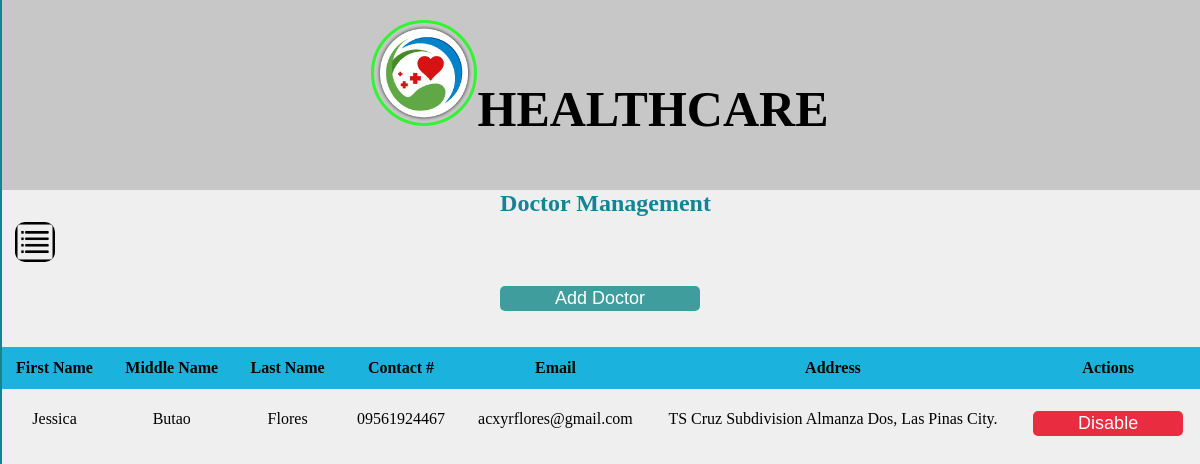
The app's page /admin/admindoctortable.php with its own data.
### tables this page shows
CREATE TABLE IF NOT EXISTS `tbl_doctor` (
  `doctor_id` int NOT NULL AUTO_INCREMENT,
  `d_firstname` varchar(80) NOT NULL,
  `d_midname` varchar(80) NOT NULL,
  `d_lastname` varchar(80) NOT NULL,
  `d_gender` varchar(100) NOT NULL,
  `d_bdate` date NOT NULL,
  `d_phone` varchar(11) NOT NULL,
  `d_email` varchar(80) NOT NULL,
  `d_address` varchar(80) NOT NULL,
  `d_username` varchar(80) NOT NULL,
  `d_password` varchar(80) NOT NULL,
  `d_photo` varchar(100) NOT NULL,
  PRIMARY KEY (`doctor_id`)
);

### admin/admindoctortable.php (the view, shortened to what this page needs)
<?php
	include_once('../connection/connection.php');
	$doctortable="SELECT * FROM tbl_doctor";
	$result=mysqli_query($conn, $doctortable);
?>
<html>
<head>
</head>
<link rel="stylesheet" type="text/css" href="../css/background.css">
<link rel="stylesheet" type="text/css" href="../css/biginter.css">
<link rel="stylesheet" type="text/css" href="../css/icons.css">
<link rel="stylesheet" type="text/css" href="../css/adminpanel.css">
<link rel="stylesheet" type="text/css" href="../css/scrollbar.css">
<link rel="stylesheet" type="text/css" href="../css/buttons.css">
<link rel="stylesheet" type="text/css" href="../css/protected.css">
<body oncontextmenu="return false;">
	<div class="adminheader">
		<center>
			<h1 class="adminheaderh3"><img class="clinic" src="../icons/healthcarelogo.png">Healthcare</h1>
		</center>
	</div>
	<div class="headerwhite">
		<h2>Doctor Management</h2>
	</div>
		<img class="dashboardicon" src="../icons/list.png" onclick="showdashboard()">
		<br><br><br>
		 <div id="dashboard" class="dashboard">
		 	 	<a class="aaa" href="updatehealthcare.php">Healthcare</a>
		 	 	<a class="aaa" href="updateabout.php">About Us</a>
		 	 	<a class="aaa" href="updatecontact.php">Contact Us</a>
		 	 	<a class="aaa" href="chatbotmanagement.php">Chatbot Management</a>
		 		<a class="aaa" href="adminadmintable.php">Administrator Management</a>
		 	 	<a class="aaa" href="admindoctortable.php">Doctor Management</a>
		 	 	<a class="aaa" href="adminpatienttable.php">Patient Management</a>
		 	 	<br>
		 	 	<br>
		 	 	<br>
		 	 	<br>
				<br>
		 </div>
		 <div>
		 		<center>
					<button class="Addadmin" onclick="parent.location='adminaddDoctor.php'">Add Doctor</button>
				</center>
					<br><br>
		 	<div>
		 		<table class="aamtbl2">
		 			<thead>
		 				<th>First Name</th>
		 				<th>Middle Name</th>
		 				<th>Last Name</th>
		 				<th>Contact #</th>
		 				<th>Email</th>
		 				<th>Address</th>
		 				<th>Actions</th>
		 			</thead>
		 		<?php
		 			while ($rows=mysqli_fetch_assoc($result))
		 			{
		 		?>
		 			<tbody>
		 			<tr>
		 				<td data-label="First Name"><?php echo $rows['d_firstname']; ?></td>
		 				<td  data-label="Middle Name"><?php echo $rows['d_midname']; ?></td>
		 				<td data-label="Last Name"><?php echo $rows['d_lastname']; ?></td>
		 				<td data-label="Contact #"><?php echo $rows['d_phone']; ?></td>
		 				<td data-label="Email"><?php echo $rows['d_email']; ?></td>
		 				<td data-label="Address"><?php echo $rows['d_address']; ?></td>
		 				<td data-label="Actions"><center><button class="disablebtn" onclick="">Disable</button></center></td>
		 			</tr>
		 			</tbody>
		 		<?php
		 			}
		 		?>
		 	</table>
		 </div>
</body>
</html>

### css/background.css (style rules this page uses)
body { background-color: #EFEFEF; font-family: Raleway; padding-bottom: 100px; }

### css/biginter.css (style rules this page uses)
* { margin: 0; padding: 0; list-style: none; text-decoration: none; }
.headerwhite { color: #138496; text-align: center; }
.clinic { height: 100px; width: 100px; border-radius: 50%; margin-top: -10px; border: 3px solid #34F234; }
.adminheader { background-color: #C7C7C7; width: auto; height: 160px; position: inherit; flex-direction: row; padding-bottom: 30px; }
.adminheaderh3 { color: black; padding-top: 30px; font-size: 50px; align-content: center; text-align: center; margin-bottom: 20px; background-size: cover; display: block; width: 100%; text-transform: uppercase; }

### css/adminpanel.css (style rules this page uses)
.dashboard { background-color: white; }
.dashboard { height: 100%; width: 0; position: fixed; z-index: 1; top: 0; left: 0; overflow-x: hidden; padding-top: 60px; transition: 0.5s; border-right: 2px solid #138496; }
.dashboard a { padding: 8px 8px 8px 32px; text-decoration: none; font-size: 15px; color: black; display: block; transition: 0.3s; color: black; margin-top: 1px; }
.aaa { font-size: 2px; display: block; margin-left: -9px; text-align: left; }
h2 { margin-bottom: 5px; margin-left: 11px; }
button { cursor: pointer; border: currentColor; margin-top: 10px; height: 25px; border-radius: 3px; }
.aamtbl2 { width: 100%; border-collapse: collapse; }
.aamtbl2 th { background-color: #1BB3DE; }
.aamtbl2 td, .aamtbl2 th { padding: 12px 15px; text-align: center; font-size: 16px; }

### css/buttons.css (style rules this page uses)
@media screen and (min-width: 1024px) { button { font-size: 18px; } }
.Addadmin { background-color: #409D9D; color: white; width: 200px; border-radius: 5px; }
.disablebtn { background-color: #E92C3F; color: white; width: 150px; border-radius: 5px; }

### css/protected.css (style rules this page uses)
body { -webkit-user-select: none; -moz-user-select: none; -ms-user-select: none; user-select: none; }

### records on screen
tbl_doctor: d_firstname "Jessica", d_midname "Butao", d_lastname "Flores", d_phone "09561924467", d_email "acxyrflores@gmail.com", d_address "TS Cruz Subdivision Almanza Dos, Las Pinas City."
